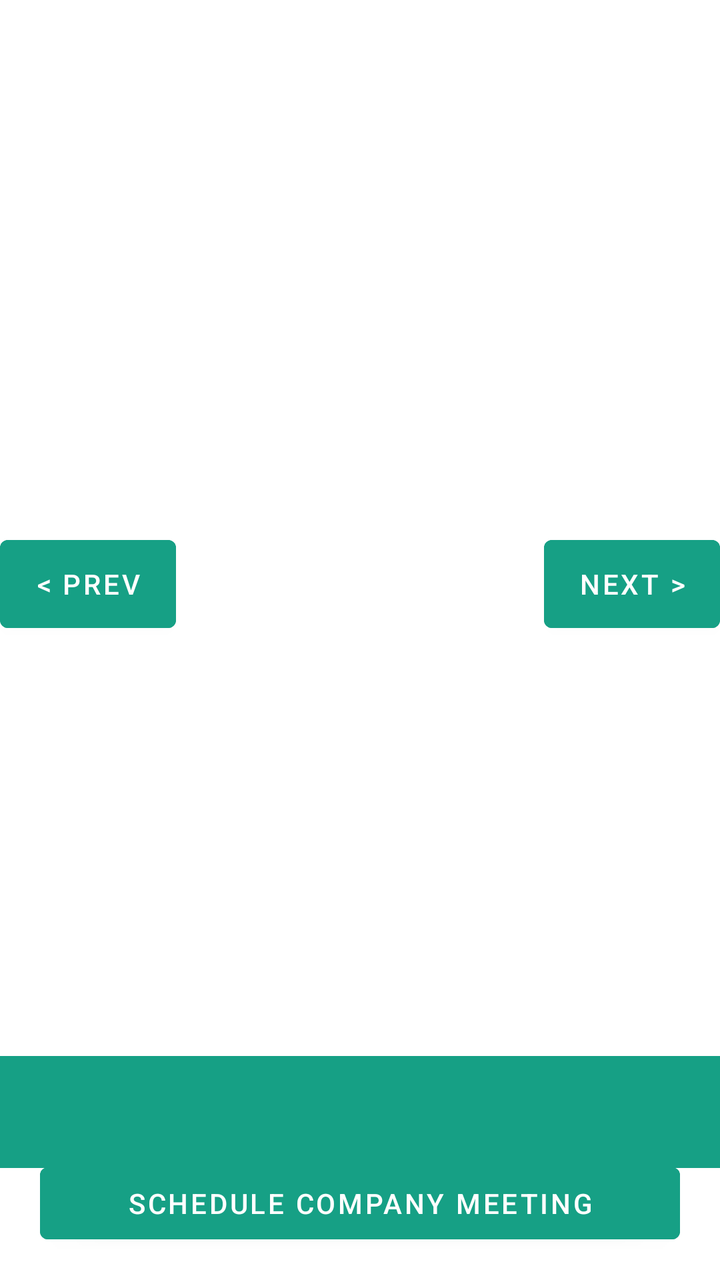
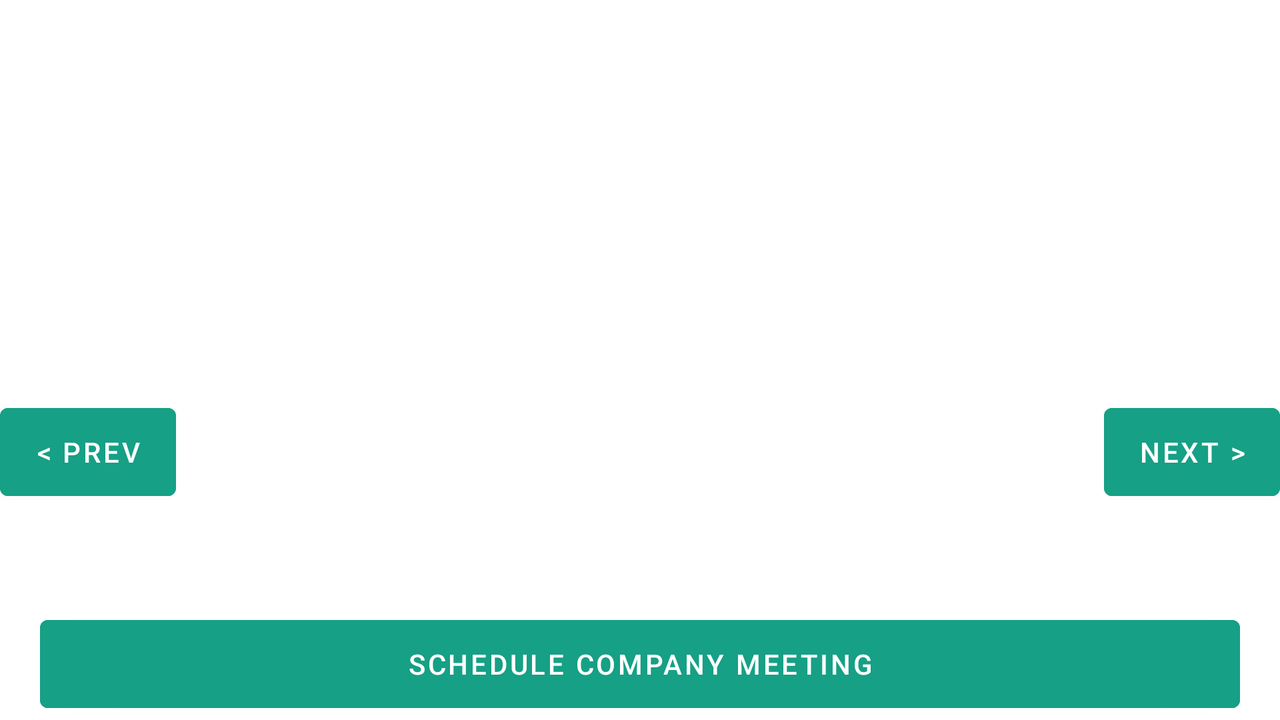

An Android layout and its configuration variant, each rendered on a device that would load it. The default file and the variant file are quoted in full after the pictures.
<!-- AndroidManifest.xml: application theme Theme.MeetingScheduler -->
<!-- res/layout/activity_meetings_display.xml -->
<?xml version="1.0" encoding="utf-8"?>
<androidx.constraintlayout.widget.ConstraintLayout xmlns:android="http://schemas.android.com/apk/res/android"
    xmlns:app="http://schemas.android.com/apk/res-auto"
    xmlns:tools="http://schemas.android.com/tools"
    android:layout_width="match_parent"
    android:layout_height="match_parent"
    android:orientation="vertical"
    tools:context=".Activity.DisplayMeetingsActivity">


    <androidx.appcompat.widget.Toolbar
        android:id="@+id/toolbar"
        android:layout_width="match_parent"
        android:layout_height="wrap_content"
        android:background="#16A085"
        android:minHeight="?attr/actionBarSize"
        android:theme="?attr/actionBarTheme"
        app:layout_constraintBottom_toTopOf="@+id/list_view"
        tools:layout_editor_absoluteX="194dp">

    </androidx.appcompat.widget.Toolbar>

    <TextView
        android:id="@+id/tv_no_address_display"
        android:layout_width="match_parent"
        android:layout_height="match_parent"
        android:layout_marginTop="?actionBarSize"
        android:visibility="gone"
        android:padding="20dp"
        android:gravity="center_horizontal"
        app:layout_constraintBottom_toBottomOf="parent"
        app:layout_constraintBottom_toTopOf="parent"
        app:layout_constraintEnd_toEndOf="parent"
        app:layout_constraintHorizontal_bias="0.0"
        app:layout_constraintStart_toStartOf="parent"
        app:layout_constraintTop_toBottomOf="parent"
        app:layout_constraintVertical_bias="1.0" />

    <ListView
        android:id="@+id/list_view"
        android:layout_width="match_parent"
        android:layout_height="match_parent"
        android:layout_marginTop="?actionBarSize"
        app:layout_constraintBottom_toBottomOf="parent"
        app:layout_constraintBottom_toTopOf="parent"
        app:layout_constraintEnd_toEndOf="parent"
        app:layout_constraintHorizontal_bias="0.0"
        app:layout_constraintStart_toStartOf="parent"
        app:layout_constraintTop_toBottomOf="parent"
        app:layout_constraintVertical_bias="1.0">

    </ListView>

    <Button
        android:id="@+id/button_schedule"
        android:layout_width="match_parent"
        android:layout_height="wrap_content"
        android:layout_gravity="bottom"
        android:layout_marginHorizontal="20dp"
        android:backgroundTint="#16A085"
        android:text="@string/schedule_company_meeting"
        app:layout_constraintBottom_toBottomOf="parent"
        app:layout_constraintEnd_toEndOf="parent"
        app:layout_constraintStart_toStartOf="parent"
        app:layout_constraintTop_toBottomOf="@+id/list_view"
        app:layout_constraintVertical_bias="0.976" />

    <Button
        android:id="@+id/button_prev"
        android:layout_width="wrap_content"
        android:layout_height="?attr/actionBarSize"
        android:backgroundTint="#16A085"
        android:text="@string/prev"
        app:layout_constraintBottom_toTopOf="@+id/list_view"
        app:layout_constraintStart_toStartOf="parent"
        app:layout_constraintTop_toTopOf="parent" />

    <Button
        android:id="@+id/button_next"
        android:layout_width="wrap_content"
        android:layout_height="?attr/actionBarSize"
        android:backgroundTint="#16A085"
        android:text="@string/next"
        app:layout_constraintBottom_toTopOf="@+id/list_view"
        app:layout_constraintEnd_toEndOf="parent"
        app:layout_constraintTop_toTopOf="parent" />

    <TextView
        android:id="@+id/tv_date"
        android:layout_width="0dp"
        android:layout_height="?attr/actionBarSize"
        android:layout_marginTop="16dp"
        android:gravity="center"
        android:textColor="@color/white"
        android:textSize="20sp"
        android:textStyle="bold"
        app:layout_constraintBottom_toBottomOf="@+id/toolbar"
        app:layout_constraintEnd_toStartOf="@+id/button_next"
        app:layout_constraintHorizontal_bias="0.0"
        app:layout_constraintStart_toEndOf="@+id/button_prev"
        app:layout_constraintTop_toTopOf="@+id/toolbar"
        app:layout_constraintVertical_bias="1.0" />


</androidx.constraintlayout.widget.ConstraintLayout>
<!-- resources referenced by this layout -->
<resources>
  <string name="next">NEXT &gt;</string>
  <string name="prev">&lt; PREV</string>
  <string name="schedule_company_meeting">SCHEDULE COMPANY MEETING</string>
  <style name="Theme.MeetingScheduler" parent="Theme.MaterialComponents.DayNight.DarkActionBar">
          
          <item name="colorPrimary">#16A085</item>
          <item name="colorPrimaryVariant">#16A070</item>
          <item name="colorOnPrimary">@color/white</item>
          
          <item name="colorSecondary">@color/teal_200</item>
          <item name="colorSecondaryVariant">@color/teal_700</item>
          <item name="colorOnSecondary">@color/black</item>
          
          <item name="android:statusBarColor" tools:targetApi="l">?attr/colorPrimaryVariant</item>
          
      </style>
</resources>
<!-- res/layout-land/activity_meetings_display.xml (the repository's variant of the layout above) -->
<!-- drawn on the phone turned sideways -->
<?xml version="1.0" encoding="utf-8"?>
<androidx.constraintlayout.widget.ConstraintLayout xmlns:android="http://schemas.android.com/apk/res/android"
    xmlns:app="http://schemas.android.com/apk/res-auto"
    xmlns:tools="http://schemas.android.com/tools"
    android:layout_width="match_parent"
    android:layout_height="match_parent"
    android:orientation="vertical"
    tools:context=".Activity.DisplayMeetingsActivity">


    <androidx.appcompat.widget.Toolbar
        android:id="@+id/toolbar"
        android:layout_width="match_parent"
        android:layout_height="wrap_content"
        android:background="#16A085"
        android:minHeight="?attr/actionBarSize"
        android:theme="?attr/actionBarTheme"
        app:layout_constraintBottom_toTopOf="@+id/list_view"
        tools:layout_editor_absoluteX="194dp">

    </androidx.appcompat.widget.Toolbar>

    <TextView
        android:id="@+id/tv_no_address_display"
        android:layout_width="match_parent"
        android:layout_height="match_parent"
        android:visibility="gone"
        android:padding="20dp"
        android:gravity="center_horizontal"
        android:layout_marginTop="?actionBarSize"
        android:layout_marginBottom="60dp"
        app:layout_constraintBottom_toBottomOf="parent"
        app:layout_constraintBottom_toTopOf="@id/button_schedule"
        app:layout_constraintEnd_toEndOf="parent"
        app:layout_constraintStart_toStartOf="parent"
        app:layout_constraintTop_toBottomOf="parent" />

    <ListView
        android:id="@+id/list_view"
        android:layout_width="match_parent"
        android:layout_height="match_parent"
        android:layout_marginTop="?actionBarSize"
        android:layout_marginBottom="60dp"
        app:layout_constraintBottom_toBottomOf="parent"
        app:layout_constraintBottom_toTopOf="@id/button_schedule"
        app:layout_constraintEnd_toEndOf="parent"
        app:layout_constraintStart_toStartOf="parent"
        app:layout_constraintTop_toBottomOf="parent">

    </ListView>

    <Button
        android:id="@+id/button_schedule"
        android:layout_width="match_parent"
        android:layout_height="?actionBarSize"
        android:layout_marginHorizontal="20dp"
        android:backgroundTint="#16A085"
        android:text="@string/schedule_company_meeting"
        app:layout_constraintBottom_toBottomOf="parent"
        app:layout_constraintEnd_toEndOf="parent"
        app:layout_constraintStart_toStartOf="parent" />

    <Button
        android:id="@+id/button_prev"
        android:layout_width="wrap_content"
        android:layout_height="?attr/actionBarSize"
        android:backgroundTint="#16A085"
        android:text="@string/prev"
        app:layout_constraintBottom_toTopOf="@+id/list_view"
        app:layout_constraintStart_toStartOf="parent"
        app:layout_constraintTop_toTopOf="parent" />

    <Button
        android:id="@+id/button_next"
        android:layout_width="wrap_content"
        android:layout_height="?attr/actionBarSize"
        android:backgroundTint="#16A085"
        android:text="@string/next"
        app:layout_constraintBottom_toTopOf="@+id/list_view"
        app:layout_constraintEnd_toEndOf="parent"
        app:layout_constraintTop_toTopOf="parent" />

    <TextView
        android:id="@+id/tv_date"
        android:layout_width="0dp"
        android:layout_height="?attr/actionBarSize"
        android:layout_marginTop="16dp"
        android:gravity="center"
        android:textColor="@color/white"
        android:textSize="20sp"
        android:textStyle="bold"
        app:layout_constraintBottom_toBottomOf="@+id/toolbar"
        app:layout_constraintEnd_toStartOf="@+id/button_next"
        app:layout_constraintHorizontal_bias="0.0"
        app:layout_constraintStart_toEndOf="@+id/button_prev"
        app:layout_constraintTop_toTopOf="@+id/toolbar"
        app:layout_constraintVertical_bias="1.0" />


</androidx.constraintlayout.widget.ConstraintLayout>
